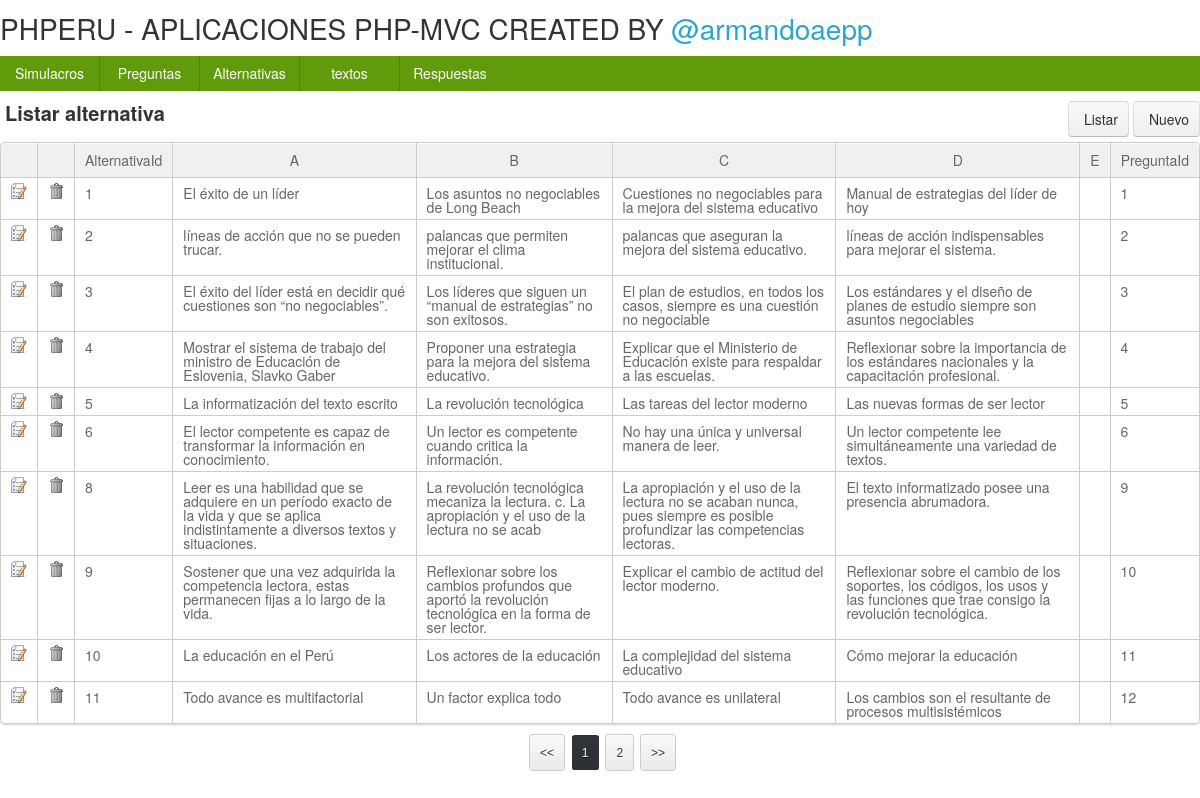
The app's page /Vistas/alternativa/index.php with its own data.
### tables this page shows
CREATE TABLE IF NOT EXISTS `alternativa` (
  `AlternativaId` int(11) NOT NULL AUTO_INCREMENT,
  `AlternativaA` varchar(250) DEFAULT NULL,
  `AlternativaB` varchar(250) DEFAULT NULL,
  `AlternativaC` varchar(250) DEFAULT NULL,
  `AlternativaD` varchar(250) DEFAULT NULL,
  `AlternativaE` varchar(250) DEFAULT NULL,
  `PreguntaId` int(11) NOT NULL,
  PRIMARY KEY (`AlternativaId`)
);

### Modelado/conexion.php (called while the page is built, shortened)
<?php
class Conexion
{
    private $Servidor;
    private $Usuario;
    private $Clave;
    private $BaseDatos;
    private $Conexion_ID;
    function Conexion()
    {
        $config          = new config();
        $this->Servidor  = $config->servidor_;
        $this->Usuario   = $config->usuario_;
        $this->Clave     = $config->pass_;
        $this->BaseDatos = $config->basededatos_;
    }
    public function conectar()
    {
        $this->Conexion_ID = @new mysqli($this->Servidor, $this->Usuario, $this->Clave, $this->BaseDatos);
        $this->Conexion_ID->set_charset("utf8");
        return $this->Conexion_ID;
    }
    public function Listar($consulta)
    {
        try {
            $rs = $this->Conexion_ID->query($consulta);
            $col  = array();
            $registros = array();
            if (($rs->num_rows) > 0) {
                $regi = @$rs->fetch_fields();
                foreach ($regi as $k => $dato) {
                    $col[] = $dato->name;
                }
                while ($reg = $rs->fetch_array()) {
                    array_push($registros, $reg);
                }
            }
            $data = array( "columnas" => $col,"cuerpo" => $registros);
        }
        catch (exception $e) {
            try {
                mysqli_free_result($rs);
            }
            catch (exception $e) {
            }
            try {
                $this->Conexion_ID->close();
            }
            catch (exception $e) {
            }
        }
        return $data;
    }
}
?>

### Modelado/Modelo_alternativa.php (called while the page is built, shortened)
<?php
class Clase_alternativa extends Clase_Pregunta{
public function Listar_alternativa(){
$rpta=array();
try{
include_once 'conexion.php';
$con=new Conexion();
$consulta="Select alternativa.AlternativaId As 'AlternativaId',alternativa.AlternativaA As 'A',alternativa.AlternativaB As 'B',alternativa.AlternativaC As 'C',alternativa.AlternativaD As 'D',alternativa.AlternativaE As 'E',alternativa.PreguntaId As 'PreguntaId' from alternativa";
$rpta=$con->Listar($consulta);
}catch(exception $e){
 $rpta=$e->getMessage();}
return $rpta;
}
}
?>

### Vistas/alternativa/Controlador_alternativa.php (called while the page is built, shortened)
<?php
include_once "../../Modelado/Modelo_alternativa.php";
function CListar_alternativa(){
$enalternativa=new Clase_alternativa();
$rpta=$enalternativa->Listar_alternativa();
return $rpta;
}
?>

### Vistas/cixphp.php (the view, shortened to what this page needs)
<?php
class CixPHP
{
    function ImprimeTableP($idTabla, $data, $pactu, $peli, $crxpag, $paginap = 1, $cantlink = 5,$classCSS="table")
    {
        $tabla = '<table id="' . $idTabla . '" class="'.$classCSS.'" >';
        try {
            if (count($data["columnas"]) > 0) {
                $tabla .= '<thead>';
                $tabla .= '<tr>';
                $conta = 0;
                for ($x = 0; $x < count($data["columnas"]); $x++) {
                    if ($conta == 0) {
                        if ($pactu != "") {
                            $tabla .= '<th class="td-img"></th>';
                        }
                        if ($peli != "") {
                            $tabla .= '<th class="td-img"></th>';
                        }
                    }
                    $conta++;
                    $tabla .= '<th>' . utf8_encode($data["columnas"][$x]) . '</th>' . "\n";
                }
                $tabla .= '</tr>';
                $tabla .= '</thead>';
            }
            $numRows = count($data["cuerpo"]);
            if ($numRows > 0) {
                $fin = $paginap * $crxpag;
                $ini = $fin - $crxpag;
                $tabla .= "<tbody>";
                for ($i = $ini; $i < $fin; $i++) {
                    $conta = 0;
                    $tabla .= '<tr>';
                    for ($z = 0; $z < count($data["columnas"]); $z++) {
                        $columnas = $data["columnas"][$z];
                        if (isset($data["cuerpo"][$i]["$columnas"])) {
                            if ($conta == 0) {
                                if ($pactu != "") {
                                    $tabla .= '<td><a href="' . $pactu . 'id=' . $data["cuerpo"][$i]["$columnas"] . '&accion=Mactualizar" title="Actualizar" ><img  src="../img/icon-edit.png" title="Actualizar" /></a></td>' . "\n";
                                }
                                if ($peli != "") {
                                    $tabla .= '<td><a href="' . $peli . 'id=' . $data["cuerpo"][$i]["$columnas"] . '&accion=Eliminar" ><img src="../img/icon-delete-black.png" title="Eliminar" /></a></td>' . "\n";
                                }
                            }
                            $tabla .= '<td>' . $data["cuerpo"][$i]["$columnas"] . '</td> ' . "\n";
                        }
                        $conta++;
                    }
                    $tabla .= '</tr>';
                }
                $tabla .= "</tbody>";
                $tabla .= '</table>';
                $paginado = Paginar($numRows, $crxpag, $paginap, $cantlink);
                $tabla .= $paginado;
            } else {
                $mensaje = "No se encuentran  Datos Registrados";
                $tabla .= '<tfoot><tr> <td >&nbsp; ' . $mensaje . ' </td></tr></tfoot></table><br/>';
            }
        }
        catch (exception $e) {
            return $e->getMessage();
        }
        return $tabla;
    }
}
function Paginar($numRows, $crxpag, $paginap, $cantlink, $orderby = -1, $buscar = "")
{
    $textBuscar = "";
    $numOrden   = "";
    $parametros = $numOrden . $textBuscar;
    $tabla   = "";
    $cantpag = ceil($numRows / $crxpag);
    if ($cantpag > 1) {
        $ini = 1;
        $fin = $cantpag;
        $tabla .= '<div class="pagin text-center space-min-top"> <ul> ';
        if ($paginap != 1) {
            $tabla .= '<li><a  href="?pagina=1' . $parametros . '" title="Ir Primera Pagina"> << </a></li>' . "\n";
        } else {
             $tabla .= '<li> <a href="#" class="cursor-default" > << </a> </li>' . "\n";
        }
        for ($i = $ini; $i <= $fin; $i++) {
            if ($i != $paginap) {
                $tabla .= '<li><a  href="?pagina=' . $i . $parametros . '"  title="Pag ' . $i . ' ">' . $i . '</a></li>' . "\n";
            } else {
                $tabla .= ' <lis> <a href="#" class="active"> ' . $i . ' </a> </li>';
            }
        }
        if ($paginap != $fin) {
            $tabla .= '<li><a href="?pagina=' . $cantpag . $parametros . '" title="Ir Ultima Pagina"> >> </a></li>' . "\n";
        } else {
            $tabla .= '<li> <a href="#" class="cursor-default" > >> </a> </li>';
        }
        $tabla .= '</ul> </div>';
        return $tabla;
    }
}
?>

### Vistas/alternativa/index.php (shortened to what this page needs)
<?php
include_once "./Controlador_alternativa.php";
include_once "../cixphp.php";
$cix=new CixPHP();
if(isset($_GET["accion"])){
    $evento=$_GET["accion"];
} else if (isset($_POST["accion"])) {
   $evento = $_POST["accion"];
}else{
   $evento="Listar";
}
switch($evento){
case "Listar":
       $titulo="Listar alternativa";
       $data=CListar_alternativa();
       if(isset($_GET["pagina"])){
           $page=$_GET["pagina"];}
         else{$page=1;}
      $Listar_alternativa=$cix->ImprimeTableP("tablaalternativa",$data,"?","?",10,$page,5);
      require_once "../layout.php";
break;
}
?>

### Vistas/layout.php (shortened to what this page needs)
<!doctype html>
<html lang="es">
<head>
<link rel="stylesheet" src="//normalize-css.googlecode.com/svn/trunk/normalize.css" />
<link href="../css/style.css" rel="stylesheet">
</head>
<body>
<div class="row">
     <h3>PHPERU - APLICACIONES PHP-MVC CREATED BY <a href="https://twitter.com/armandoaepp">@armandoaepp</a></h3>
     <?php include_once("../menu.php");?>
     <div class="grid space-min-top">
     <ul class="list-separate text-right">
         <li class="titulo"><?php echo $titulo;?></li>
         <li><a href="?accion=Listar" class="btn">Listar</a></li>
         <li><a href="?accion=Nuevo" class="btn" >Nuevo</a></li>
      </ul>
     <?php @include_once($contenido);?>
 </div>
</div>
</body>
</html>

### Vistas/menu.php (shortened to what this page needs)
<nav class="nav clearfix ">
       <ul class="clearfix">
           <li><a href="../simulacro">Simulacros</a></li>
           <li><a href="../pregunta">Preguntas</a></li>
           <li><a href="../alternativa">Alternativas</a></li>
           <li><a href="../texto">textos</a></li>
           <li><a href="../respuesta">Respuestas</a></li>
       </ul>
    </nav>

### Vistas/alternativa/Listar_alternativa.php
<div id="divListar_alternativa">
<?php echo $Listar_alternativa ;?></div>

### records on screen
alternativa: AlternativaId "1", AlternativaA "El éxito de un líder", AlternativaB "Los asuntos no negociables de Long Beach", AlternativaC "Cuestiones no negociables para la mejora del sistema educativo", AlternativaD "Manual de estrategias del líder de hoy", PreguntaId "1"
alternativa: AlternativaId "2", AlternativaA "líneas de acción que no se pueden trucar.", AlternativaB "palancas que permiten mejorar el clima institucional.", AlternativaC "palancas que aseguran la mejora del sistema educativo.", AlternativaD "líneas de acción indispensables para mejorar el sistema.", PreguntaId "2"
alternativa: AlternativaId "3", AlternativaA "El éxito del líder está en decidir qué cuestiones son “no negociables”.", AlternativaB "Los líderes que siguen un “manual de estrategias” no son exitosos.", AlternativaC "El plan de estudios, en todos los casos, siempre es una cuestión no negociable", AlternativaD "Los estándares y el diseño de planes de estudio siempre son asuntos negociables", PreguntaId "3"
alternativa: AlternativaId "4", AlternativaA "Mostrar el sistema de trabajo del ministro de Educación de Eslovenia, Slavko Gaber", AlternativaB "Proponer una estrategia para la mejora del sistema educativo.", AlternativaC "Explicar que el Ministerio de Educación existe para respaldar a las escuelas.", AlternativaD "Reflexionar sobre la importancia de los estándares nacionales y la capacitación profesional.", PreguntaId "4"
alternativa: AlternativaId "5", AlternativaA "La informatización del texto escrito", AlternativaB "La revolución tecnológica", AlternativaC "Las tareas del lector moderno", AlternativaD "Las nuevas formas de ser lector", PreguntaId "5"
alternativa: AlternativaId "6", AlternativaA "El lector competente es capaz de transformar la información en conocimiento.", AlternativaB "Un lector es competente cuando critica la información.", AlternativaC "No hay una única y universal manera de leer.", AlternativaD "Un lector competente lee simultáneamente una variedad de textos.", PreguntaId "6"
alternativa: AlternativaId "8", AlternativaA "Leer es una habilidad que se adquiere en un período exacto de la vida y que se aplica indistintamente a diversos textos y situaciones.", AlternativaB "La revolución tecnológica mecaniza la lectura. c. La apropiación y el uso de la lectura no se acab", AlternativaC "La apropiación y el uso de la lectura no se acaban nunca, pues siempre es posible profundizar las competencias lectoras.", AlternativaD "El texto informatizado posee una presencia abrumadora.", PreguntaId "9"
alternativa: AlternativaId "9", AlternativaA "Sostener que una vez adquirida la competencia lectora, estas permanecen fijas a lo largo de la vida.", AlternativaB "Reflexionar sobre los cambios profundos que aportó la revolución tecnológica en la forma de ser lector.", AlternativaC "Explicar el cambio de actitud del lector moderno.", AlternativaD "Reflexionar sobre el cambio de los soportes, los códigos, los usos y las funciones que trae consigo la revolución tecnológica.", PreguntaId "10"
alternativa: AlternativaId "10", AlternativaA "La educación en el Perú", AlternativaB "Los actores de la educación", AlternativaC "La complejidad del sistema educativo", AlternativaD "Cómo mejorar la educación", PreguntaId "11"
alternativa: AlternativaId "11", AlternativaA "Todo avance es multifactorial", AlternativaB "Un factor explica todo", AlternativaC "Todo avance es unilateral", AlternativaD "Los cambios son el resultante de procesos multisistémicos", PreguntaId "12"

### other values on screen
$titulo "Listar alternativa"
utf8_encode($data["columnas"][$x]) "AlternativaId"
utf8_encode($data["columnas"][$x]) "A"
utf8_encode($data["columnas"][$x]) "B"
utf8_encode($data["columnas"][$x]) "C"
utf8_encode($data["columnas"][$x]) "D"
utf8_encode($data["columnas"][$x]) "E"
utf8_encode($data["columnas"][$x]) "PreguntaId"
